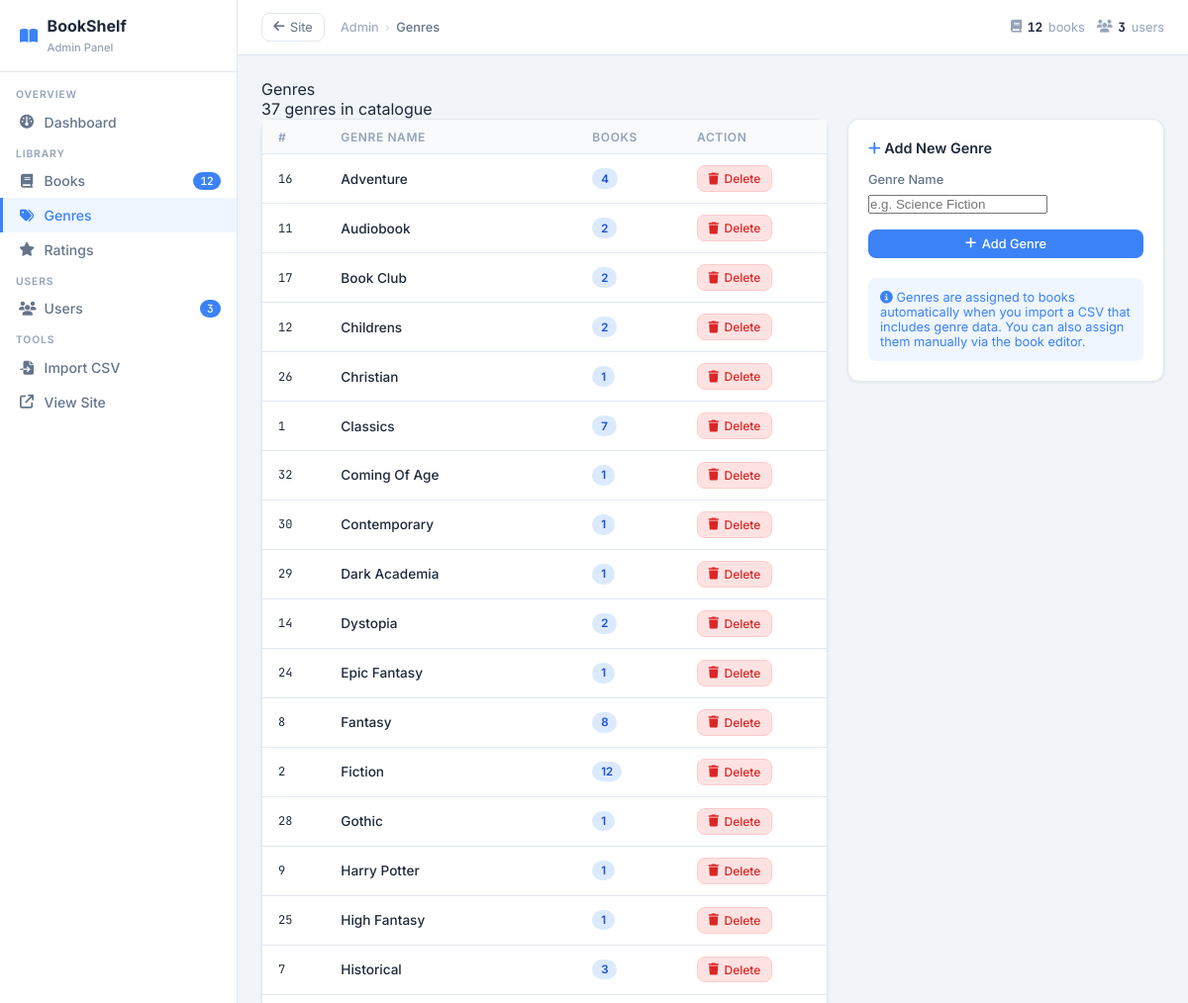
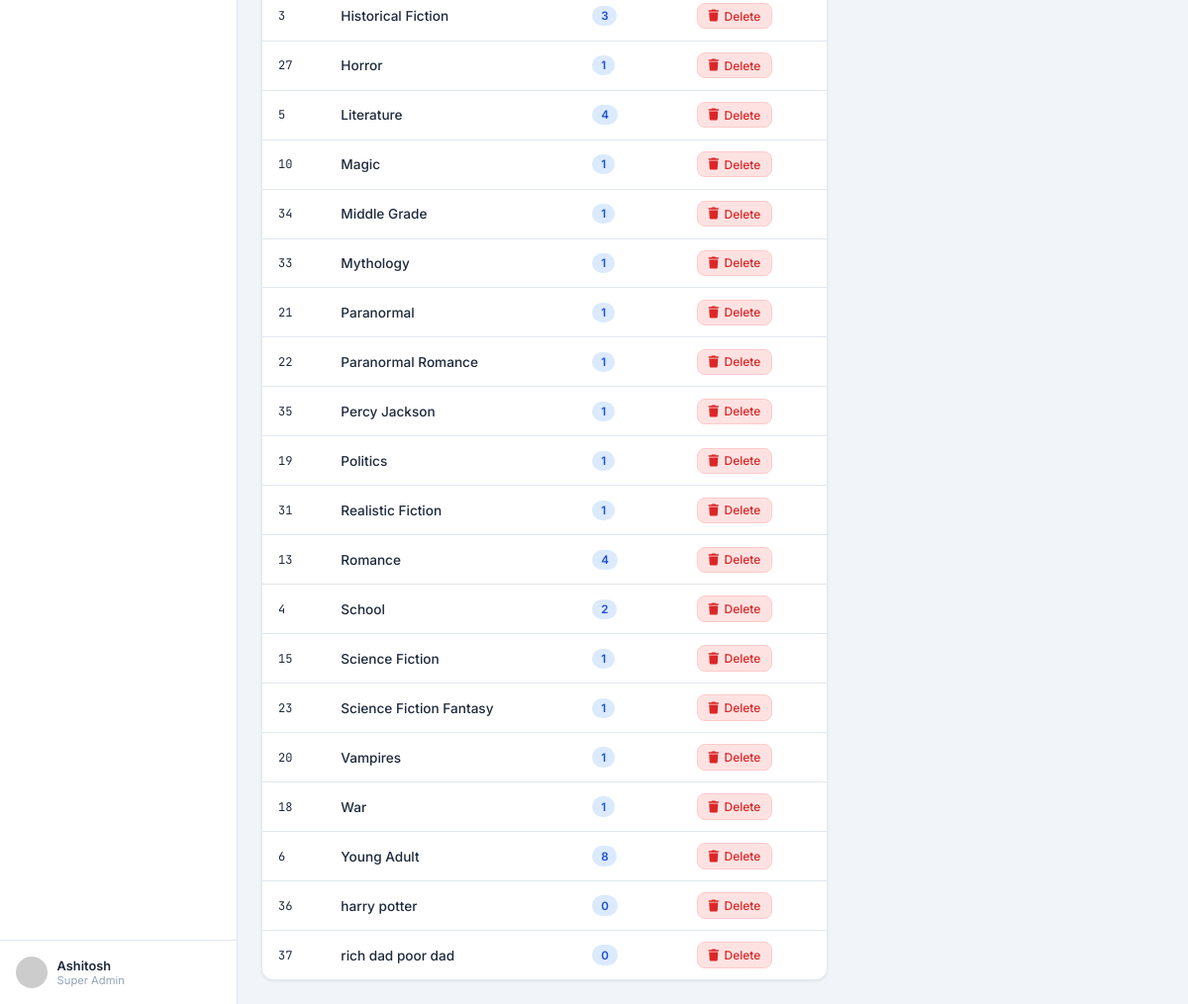
Page /admin/genres (signed in) on the committed database (2 pictures, top to bottom).
### app/models.py (models this page shows, shortened)
class User(UserMixin, db.Model):
    __tablename__ = 'users'
    __table_args__ = {'extend_existing': True}
    id             = db.Column(db.Integer, primary_key=True)
    username       = db.Column(db.String(80), unique=True, nullable=False)
    email          = db.Column(db.String(120), unique=True, nullable=False)
    password_hash  = db.Column(db.String(256), nullable=False)
    avatar_url     = db.Column(db.String(512))
    bio            = db.Column(db.Text)
    is_active      = db.Column(db.Boolean, default=True, nullable=False)
    is_admin       = db.Column(db.Boolean, default=False, nullable=False)
    is_super_admin = db.Column(db.Boolean, default=False, nullable=False)
    created_at     = db.Column(db.DateTime, default=datetime.utcnow, nullable=False)
    updated_at     = db.Column(db.DateTime, default=datetime.utcnow,
                               onupdate=datetime.utcnow, nullable=False)
    last_login     = db.Column(db.DateTime)
    ratings        = db.relationship('Rating',       backref='user', lazy='dynamic', cascade='all,delete')
    wishlist_items = db.relationship('Wishlist',      backref='user', lazy='dynamic', cascade='all,delete')
    read_items     = db.relationship('ReadHistory',   backref='user', lazy='dynamic', cascade='all,delete')
    genre_prefs    = db.relationship('UserGenrePref', backref='user', lazy='dynamic', cascade='all,delete')

class Genre(db.Model):
    __tablename__ = 'genres'
    __table_args__ = {'extend_existing': True}
    id   = db.Column(db.Integer, primary_key=True)
    name = db.Column(db.String(100), unique=True, nullable=False)

### app/routes/admin.py (the view)
@admin_bp.route('/genres')
@admin_required
def genres():
    all_genres = Genre.query.order_by(Genre.name).all()
    return render_template('admin/genres.html', genres=all_genres)

### app/models.py (called while the page is built)
@login_manager.user_loader
def load_user(user_id):
    return db.session.get(User, int(user_id))

### app/routes/admin.py (called while the page is built)
def admin_required(f):
    @wraps(f)
    def decorated(*args, **kwargs):
        if not current_user.is_authenticated or not current_user.is_admin:
            flash('Admin access required.', 'danger')
            return redirect(url_for('books.home'))
        return f(*args, **kwargs)
    return login_required(decorated)

### app/templates/admin/genres.html (shortened to what this page needs)
{% extends "admin/base_admin.html" %}
{% block breadcrumb %}Genres{% endblock %}
{% block admin_content %}
<div class="page-header">
  <div>
    <div class="page-title">Genres</div>
    <div class="page-subtitle">{{ genres|length }} genres in catalogue</div>
  </div>
</div>
<div style="display:grid;grid-template-columns:1fr 320px;gap:1.25rem;align-items:start">
  <div class="card">
    <div class="table-wrap">
      <table>
        <thead>
          <tr><th>#</th><th>Genre Name</th><th>Books</th><th>Action</th></tr>
        </thead>
        <tbody>
        {% for g in genres %}
        <tr id="genre-row-{{ g.id }}">
          <td style="font-family:'JetBrains Mono',monospace;font-size:.75rem;color:var(--text-light)">{{ g.id }}</td>
          <td style="font-weight:500;color:var(--text-dark)">{{ g.name }}</td>
          <td>
            <span class="badge badge-blue">{{ g.books|length }}</span>
          </td>
          <td>
            <button class="btn btn-danger btn-sm" onclick="deleteGenre({{ g.id }}, this)">
              <i class="fa-solid fa-trash"></i> Delete
            </button>
          </td>
        </tr>
        {% endfor %}
        </tbody>
      </table>
    </div>
  </div>
  <div class="card card-body">
    <div class="card-title" style="margin-bottom:1rem">
      <i class="fa-solid fa-plus" style="color:var(--blue)"></i> Add New Genre
    </div>
    <form method="POST" action="{{ url_for('admin.add_genre') }}">
      <div class="form-group">
        <label class="form-label">Genre Name</label>
        <input class="form-control" name="name" placeholder="e.g. Science Fiction" required autofocus>
      </div>
      <button type="submit" class="btn btn-primary" style="width:100%;justify-content:center">
        <i class="fa-solid fa-plus"></i> Add Genre
      </button>
    </form>
    <div style="margin-top:1.25rem;padding:.75rem;background:var(--blue-light);border-radius:var(--radius);font-size:.8rem;color:var(--blue)">
      <i class="fa-solid fa-circle-info"></i> Genres are assigned to books automatically when you import a CSV that includes genre data. You can also assign them manually via the book editor.
    </div>
  </div>
</div>
{% endblock %}

### app/templates/admin/base_admin.html (shortened to what this page needs)
<!DOCTYPE html>
<html lang="en">
<head>
  <link rel="stylesheet" href="https://cdnjs.cloudflare.com/ajax/libs/font-awesome/6.5.0/css/all.min.css">
</head>
<body>
<aside class="sidebar">
  <div class="sidebar-logo">
    <i class="fa-solid fa-book-open"></i>
    <div><div>BookShelf</div><span>Admin Panel</span></div>
  </div>
  <nav class="sidebar-nav">
    <div class="sidebar-section">Overview</div>
    <a href="{{ url_for('admin.dashboard') }}" class="sidebar-link {% if request.endpoint == 'admin.dashboard' %}active{% endif %}">
      <i class="fa-solid fa-gauge"></i> Dashboard
    </a>
    <div class="sidebar-section">Library</div>
    <a href="{{ url_for('admin.books') }}" class="sidebar-link {% if 'admin.books' in request.endpoint or 'admin.edit_book' in request.endpoint %}active{% endif %}">
      <i class="fa-solid fa-book"></i> Books
      <span class="sidebar-badge">{{ admin_book_count }}</span>
    </a>
    <a href="{{ url_for('admin.genres') }}" class="sidebar-link {% if request.endpoint == 'admin.genres' %}active{% endif %}">
      <i class="fa-solid fa-tags"></i> Genres
    </a>
    <a href="{{ url_for('admin.ratings') }}" class="sidebar-link {% if request.endpoint == 'admin.ratings' %}active{% endif %}">
      <i class="fa-solid fa-star"></i> Ratings
    </a>
    <div class="sidebar-section">Users</div>
    <a href="{{ url_for('admin.users') }}" class="sidebar-link {% if 'admin.users' in request.endpoint or 'admin.user_detail' in request.endpoint %}active{% endif %}">
      <i class="fa-solid fa-users"></i> Users
      <span class="sidebar-badge">{{ admin_user_count }}</span>
    </a>
    <div class="sidebar-section">Tools</div>
    <a href="{{ url_for('admin.import_csv') }}" class="sidebar-link {% if request.endpoint == 'admin.import_csv' %}active{% endif %}">
      <i class="fa-solid fa-file-import"></i> Import CSV
    </a>
    <a href="{{ url_for('books.home') }}" class="sidebar-link">
      <i class="fa-solid fa-arrow-up-right-from-square"></i> View Site
    </a>
  </nav>
  <div class="sidebar-footer">
    <div class="sidebar-user">
      <img class="sidebar-avatar"
           src="{{ current_user.avatar_url or 'https://api.dicebear.com/8.x/initials/svg?seed=' ~ current_user.username }}"
           alt="{{ current_user.username }}">
      <div class="sidebar-user-info">
        <div class="name">{{ current_user.username }}</div>
        <div class="role">{% if current_user.is_super_admin %}Super Admin{% else %}Admin{% endif %}</div>
      </div>
    </div>
  </div>
</aside>
<header class="topbar">
  <a href="{{ url_for('books.home') }}" class="topbar-back"><i class="fa-solid fa-arrow-left"></i> Site</a>
  <div class="breadcrumb">
    <span>Admin</span><span class="breadcrumb-sep">›</span>
    <span class="breadcrumb-current">{% block breadcrumb %}Dashboard{% endblock %}</span>
  </div>
  <div class="topbar-right">
    <div class="topbar-stat"><i class="fa-solid fa-book"></i><strong>{{ admin_book_count }}</strong> books</div>
    <div class="topbar-stat"><i class="fa-solid fa-users"></i><strong>{{ admin_user_count }}</strong> users</div>
  </div>
</header>
<main class="admin-main">
  <div class="admin-content">
    {% block admin_content %}{% endblock %}
  </div>
</main>
</body>
</html>

### app/templates/admin/base_admin.html (style rules this page uses)
*,*::before,*::after { box-sizing:border-box;margin:0;padding:0 }
:root { --white:#ffffff;--bg:#f1f5f9;--card:#ffffff; --blue:#3b82f6;--blue-light:#eff6ff;--blue-dark:#1d4ed8; --text:#1e293b;--text-2:#64748b;--text-3:#94a3b8; --border:#e2e8f0;--shadow:0 1px 3px rgba(0,0,0,.08); --sidebar:240px;--topbar:56px; --radius:8px;--radius-lg:12px; }
body { font-family:'Inter',system-ui,sans-serif;background:var(--bg);color:var(--text);display:flex;min-height:100vh }
a { color:var(--blue);text-decoration:none }
.sidebar { width:var(--sidebar);background:var(--white);border-right:1px solid var(--border);position:fixed;top:0;left:0;bottom:0;display:flex;flex-direction:column;z-index:50 }
.sidebar-logo { padding:1rem 1.25rem;border-bottom:1px solid var(--border);display:flex;align-items:center;gap:.6rem;font-weight:700;font-size:1rem;color:var(--text) }
.sidebar-logo i { color:var(--blue) }
.sidebar-logo span { font-size:.7rem;font-weight:500;color:var(--text-3);margin-top:1px }
.sidebar-nav { flex:1;padding:.5rem 0;overflow-y:auto }
.sidebar-section { padding:.5rem 1rem .25rem;font-size:.65rem;font-weight:600;letter-spacing:.08em;text-transform:uppercase;color:var(--text-3) }
.sidebar-link { display:flex;align-items:center;gap:.6rem;padding:.55rem 1rem;color:var(--text-2);font-size:.875rem;font-weight:500;border-left:3px solid transparent;transition:all .15s }
.sidebar-link.active { background:var(--blue-light);color:var(--blue);border-left-color:var(--blue) }
.sidebar-link i { width:16px;text-align:center }
.sidebar-badge { margin-left:auto;background:var(--blue);color:#fff;border-radius:10px;padding:.1rem .45rem;font-size:.7rem;font-family:'JetBrains Mono',monospace }
.sidebar-footer { padding:1rem;border-top:1px solid var(--border) }
.sidebar-user { display:flex;align-items:center;gap:.6rem }
.sidebar-avatar { width:32px;height:32px;border-radius:50%;object-fit:cover }
.sidebar-user-info .name { font-size:.8rem;font-weight:600 }
.sidebar-user-info .role { font-size:.7rem;color:var(--text-3) }
.topbar { position:fixed;top:0;left:var(--sidebar);right:0;height:var(--topbar);background:var(--white);border-bottom:1px solid var(--border);display:flex;align-items:center;padding:0 1.5rem;gap:1rem;z-index:40 }
.topbar-back { display:flex;align-items:center;gap:.35rem;font-size:.8rem;color:var(--text-2);padding:.35rem .7rem;border:1px solid var(--border);border-radius:var(--radius);transition:all .15s }
.breadcrumb { display:flex;align-items:center;gap:.4rem;font-size:.8rem;color:var(--text-3) }
.breadcrumb-sep { opacity:.4 }
.breadcrumb-current { color:var(--text-2);font-weight:500 }
.topbar-right { margin-left:auto;display:flex;align-items:center;gap:.75rem }
.topbar-stat { font-size:.8rem;color:var(--text-3);display:flex;align-items:center;gap:.35rem }
.topbar-stat strong { color:var(--text);font-family:'JetBrains Mono',monospace }
.admin-main { margin-left:var(--sidebar);padding-top:var(--topbar);flex:1;min-height:100vh }
.admin-content { padding:1.5rem }
.card { background:var(--card);border:1px solid var(--border);border-radius:var(--radius-lg);box-shadow:var(--shadow) }
.card-title { font-size:.9rem;font-weight:600;color:var(--text) }
.card-body { padding:1.25rem }
.table-wrap { overflow-x:auto }
table { width:100%;border-collapse:collapse }
th { padding:.6rem 1rem;font-size:.75rem;font-weight:600;text-transform:uppercase;letter-spacing:.05em;color:var(--text-3);background:#f8fafc;text-align:left;border-bottom:1px solid var(--border) }
td { padding:.7rem 1rem;font-size:.85rem;border-bottom:1px solid var(--border);vertical-align:middle }
tr:last-child td { border-bottom:none }
.badge { display:inline-flex;align-items:center;padding:.2rem .55rem;border-radius:20px;font-size:.72rem;font-weight:600 }
.badge-blue { background:#dbeafe;color:#1d4ed8 }
.btn { display:inline-flex;align-items:center;gap:.35rem;padding:.45rem .9rem;border-radius:var(--radius);font-size:.8rem;font-weight:500;cursor:pointer;border:none;font-family:'Inter',sans-serif;transition:all .15s }
.btn-primary { background:var(--blue);color:#fff }
.btn-danger { background:#fee2e2;color:#dc2626;border:1px solid #fecaca }
.btn-sm { padding:.3rem .65rem;font-size:.75rem }
.form-group { margin-bottom:1rem }
.form-label { display:block;font-size:.8rem;font-weight:500;color:var(--text-2);margin-bottom:.35rem }

### rows in the picture
User: username "Ashitosh"
Genre: id "16", name "Adventure", books|length "4"
Genre: id "11", name "Audiobook", books|length "2"
Genre: id "17", name "Book Club", books|length "2"
Genre: id "12", name "Childrens", books|length "2"
Genre: id "26", name "Christian", books|length "1"
Genre: id "1", name "Classics", books|length "7"
Genre: id "32", name "Coming Of Age", books|length "1"
Genre: id "30", name "Contemporary", books|length "1"
Genre: id "29", name "Dark Academia", books|length "1"
Genre: id "14", name "Dystopia", books|length "2"
Genre: id "24", name "Epic Fantasy", books|length "1"
Genre: id "8", name "Fantasy", books|length "8"
Genre: id "2", name "Fiction", books|length "12"
Genre: id "28", name "Gothic", books|length "1"
Genre: id "9", name "Harry Potter", books|length "1"
Genre: id "25", name "High Fantasy", books|length "1"
Genre: id "7", name "Historical", books|length "3"
Genre: id "3", name "Historical Fiction", books|length "3"
Genre: id "27", name "Horror", books|length "1"
Genre: id "5", name "Literature", books|length "4"
Genre: id "10", name "Magic", books|length "1"
Genre: id "34", name "Middle Grade", books|length "1"
Genre: id "33", name "Mythology", books|length "1"
Genre: id "21", name "Paranormal", books|length "1"
Genre: id "22", name "Paranormal Romance", books|length "1"
Genre: id "35", name "Percy Jackson", books|length "1"
Genre: id "19", name "Politics", books|length "1"
Genre: id "31", name "Realistic Fiction", books|length "1"
Genre: id "13", name "Romance", books|length "4"
Genre: id "4", name "School", books|length "2"
Genre: id "15", name "Science Fiction", books|length "1"
Genre: id "23", name "Science Fiction Fantasy", books|length "1"
Genre: id "20", name "Vampires", books|length "1"
Genre: id "18", name "War", books|length "1"
Genre: id "6", name "Young Adult", books|length "8"
Genre: id "36", name "harry potter", books|length "0"
Genre: id "37", name "rich dad poor dad", books|length "0"

### other values in the picture
{{ admin_book_count }} "12"
{{ admin_user_count }} "3"
{{ genres|length }} "37"
